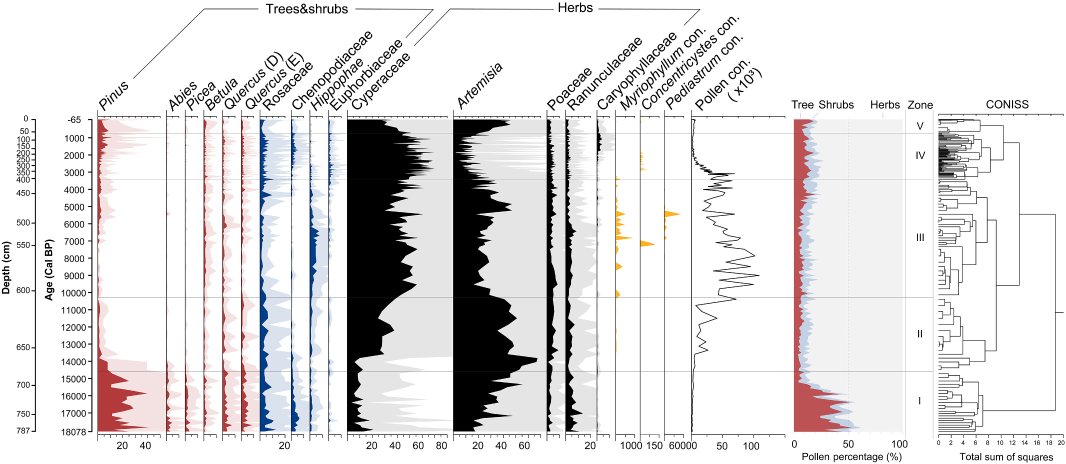
#> input picture tests/data/figures/real_plates/fig3_raw.jpeg, 2132 x 928 px, found by its file name (shown at 1/2 size)
$ python c2_reconcile.py
#> lines starting #> are read from the running program, lines starting #| are printed output that depends on the picture; after the words box and inside, x2 and y2 are one past the last pixel; in counts of white or black regions, pixels touching at a corner belong together
### scripts/qa_review/common.py
"""Shared helpers for the qa_review probes.

Deliberately self-contained: no import from scripts/lead_probe, no reuse of
Lead's probe implementation.  Only ``straditize_core`` product code is imported
where the point of the check is "what does the *product* do".
"""

from __future__ import annotations

from pathlib import Path

import numpy as np
from PIL import Image

REPO = Path(__file__).resolve().parents[2]
FIG = REPO / "output" / "han2026_ngamring" / "fig3_raw.jpeg"

# Column geometry as measured by Lead (docs/findings/pollen-extraction-han2026.md §4).
# Reproduced here as *input to be tested*, not as ground truth.
LEAD_COLUMNS: list[tuple[str, int, int]] = [
    ("Pinus", 332, 38),
    ("Abies", 370, 37),
    ("Picea", 407, 38),
    ("Betula", 445, 37),
    ("Quercus_D", 482, 39),
    ("Quercus_E", 521, 61),
    ("Rosaceae", 582, 37),
    ("Chenopodiaceae", 619, 38),
    ("Hippophae", 657, 47),
    ("Euphorbiaceae", 704, 220),
    ("Cyperaceae", 924, 172),
    ("Artemisia", 1096, 37),
    ("Poaceae", 1133, 60),
    ("Ranunculaceae", 1193, 38),
    ("Caryophyllaceae", 1231, 49),
]

PLOT_TOP = 232
PLOT_BOTTOM = 862


def load_fig() -> Image.Image:
    return Image.open(FIG).convert("RGB")
#> returned value is the input picture: PIL image 2132x928 RGB; mean R, G, B 224.4, 222.6, 223.2


def load_rgb() -> np.ndarray:
    return np.asarray(load_fig(), dtype=np.uint8)


def load_gray() -> np.ndarray:
    return np.asarray(load_fig().convert("L"), dtype=np.uint8)


# [42 lines left out: functions my_otsu, my_otsu_skimage_equivalent, not called in this run]


def column_slice(x0: int, width: int) -> tuple[int, int]:
    return x0, x0 + width

### scripts/qa_review/c2_reconcile.py
"""C2 reconciliation: which definition yields Lead's 1.4% for Caryophyllaceae?

Lead's stated definition is "coverage = Otsu(138) foreground / solid pixels,
where solid := luminance <= 150".  Under that definition I measure 80.9%, not
1.4%.  This script enumerates the plausible alternative denominators and reports
which (if any) produce ~1.4%, so the disagreement can be stated precisely
instead of hand-waved.
"""

from __future__ import annotations

import numpy as np
from common import LEAD_COLUMNS, PLOT_BOTTOM, PLOT_TOP, load_rgb

rgb = load_rgb().astype(float)
plot = rgb[PLOT_TOP:PLOT_BOTTOM + 1]
lum = plot.mean(-1)
mx = plot.max(-1)
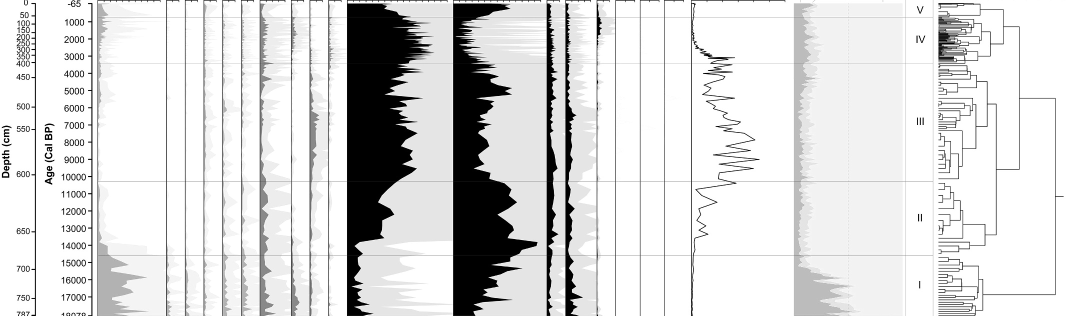
#> mx: shape (631, 2132) float64 (shown at 1/2 size); min 0, max 255, mean 217.7
mn = plot.min(-1)
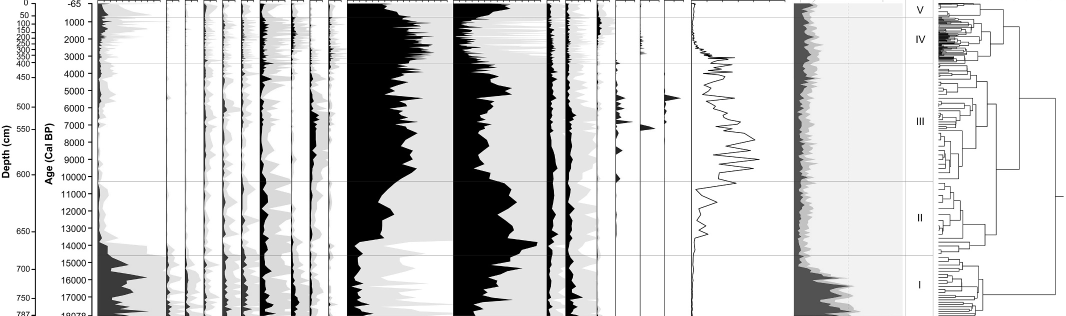
#> mn: shape (631, 2132) float64 (shown at 1/2 size); min 0, max 255, mean 212.3
chroma = mx - mn
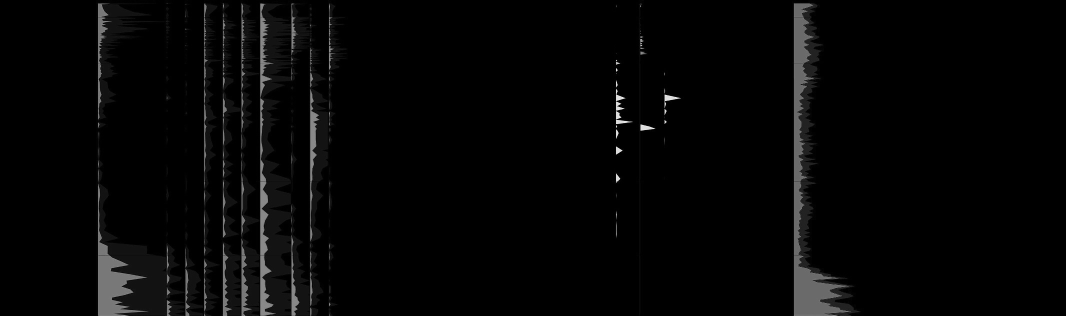
#> chroma: shape (631, 2132) float64 (shown at 1/2 size); min 0, max 255, mean 5.4

name = "Caryophyllaceae"
x0, w = 1231, 49
x1 = x0 + w
sub = plot[:, x0:x1]
sl = lum[:, x0:x1]
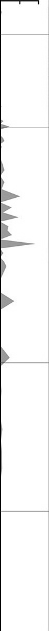
#> sl: shape (631, 49) float64; min 0, max 255, mean 244.6
sc = chroma[:, x0:x1]

otsu = sl < 138.0
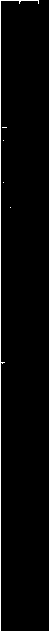
#> otsu: shape (631, 49) bool; 2.2% white in thin lines or dots, all inside (x1, y1, x2, y2) = (0, 0, 39, 631)

candidates = {
    "A  lum<=150 (Lead's stated reference)": sl <= 150.0,
    "B  grey band lum in [143,200], chroma<=10": (sl >= 143) & (sl <= 200) & (sc <= 10),
    "C  exact grey (182,182,182) +/- 1": np.abs(sub - 182).max(-1) <= 1,
    "D  all non-white lum<=250": sl <= 250.0,
    "E  all non-white lum<=246": sl <= 246.0,
    "F  chroma<=10 and lum<=246 (greyscale only)": (sc <= 10) & (sl <= 246),
    "G  deepest 10% by luminance (the ORIGINAL bad proxy)":
        sl <= np.percentile(sl, 10),
}

print(f"{name}  box x[{x0},{x1}) rows {PLOT_TOP}..{PLOT_BOTTOM}  "
      f"box px={sl.size}")
#| Caryophyllaceae  box x[1231,1280) rows 232..862  box px=30919
print(f"Otsu(138) foreground px in box = {int(otsu.sum())}")
#| Otsu(138) foreground px in box = 689
print()
print(f"{'definition':<52} {'ref_px':>9} {'otsu&ref':>9} {'coverage':>9}")
print("-" * 84)
for label, ref in candidates.items():
    n_ref = int(ref.sum())
    n_hit = int((otsu & ref).sum())
    cov = 100.0 * n_hit / n_ref if n_ref else float("nan")
    flag = "  <== ~1.4%" if abs(cov - 1.4) < 0.8 else ""
    print(f"{label:<52} {n_ref:>9} {n_hit:>9} {cov:>8.1f}%{flag}")
#> this loop made 7 passes
#> (label, n_ref, n_hit, cov) on passes 1, 3, 4, 5: ("A  lum<=150 (Lead's stated reference)", 852, 689, 80.87), ('C  exact grey (182,182,182) +/- 1', 38, 0, 0), ('D  all non-white lum<=250', 2782, 689, 24.77), ('E  all non-white lum<=246', 2704, 689, 25.48)
#> (n_ref, n_hit, cov) on passes 2, 6, 7: (205, 0, 0), (995, 674, 67.74), (3167, 689, 21.76)
#| A  lum<=150 (Lead's stated reference)                      852       689     80.9%
#| B  grey band lum in [143,200], chroma<=10                  205         0      0.0%
#| C  exact grey (182,182,182) +/- 1                           38         0      0.0%
#| D  all non-white lum<=250                                 2782       689     24.8%
#| E  all non-white lum<=246                                 2704       689     25.5%
#| F  chroma<=10 and lum<=246 (greyscale only)                995       674     67.7%
#| G  deepest 10% by luminance (the ORIGINAL bad proxy)      3167       689     21.8%

print()
print("=" * 84)
print("Same table for the 14 other columns, using Lead's stated definition (A),")
print("to see whether 'other 14 columns >= 92%' reproduces.")
print("=" * 84)
print(f"{'#':>3} {'name':<17} {'ref_px(A)':>10} {'otsu&ref':>9} {'coverage':>9}")
for i, (nm, cx0, cw) in enumerate(LEAD_COLUMNS, 1):
    s = lum[:, cx0:cx0 + cw]
    o = s < 138.0
    ref = s <= 150.0
    n_ref, n_hit = int(ref.sum()), int((o & ref).sum())
    cov = 100.0 * n_hit / n_ref if n_ref else float("nan")
    print(f"{i:>3} {nm:<17} {n_ref:>10} {n_hit:>9} {cov:>8.1f}%")
#> this loop made 15 passes
#> (n_ref, n_hit, cov) on passes 1 to 12: (1642, 1632, 99.39), (1098, 1089, 99.18), (2019, 1977, 97.92), (2340, 2298, 98.21), (4092, 4015, 98.12), (5321, 5276, 99.15), (2080, 2054, 98.75), (3270, 3215, 98.32), (7365, 7332, 99.55), (61130, 61015, 99.81), (40996, 40876, 99.71), (6771, 6731, 99.41)
#|   1 Pinus                   1642      1632     99.4%
#|   2 Abies                   1098      1089     99.2%
#|   3 Picea                   2019      1977     97.9%
#|   4 Betula                  2340      2298     98.2%
#|   5 Quercus_D               4092      4015     98.1%
#|   6 Quercus_E               5321      5276     99.2%
#|   7 Rosaceae                2080      2054     98.8%
#|   8 Chenopodiaceae          3270      3215     98.3%
#> (further printed lines are left out)
#> pass 1, `o = s < 138.0`:
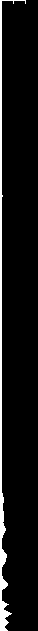
#> o: shape (631, 38) bool; 6.8% white; 1 white region, box (x1, y1, x2, y2) and area: (0, 0, 26, 631) 1632
#> pass 2, `s = lum[:, cx0:cx0 + cw]`:
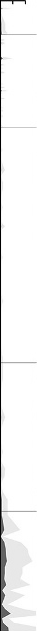
#> s: shape (631, 37) float64; min 0, max 255, mean 241.6
